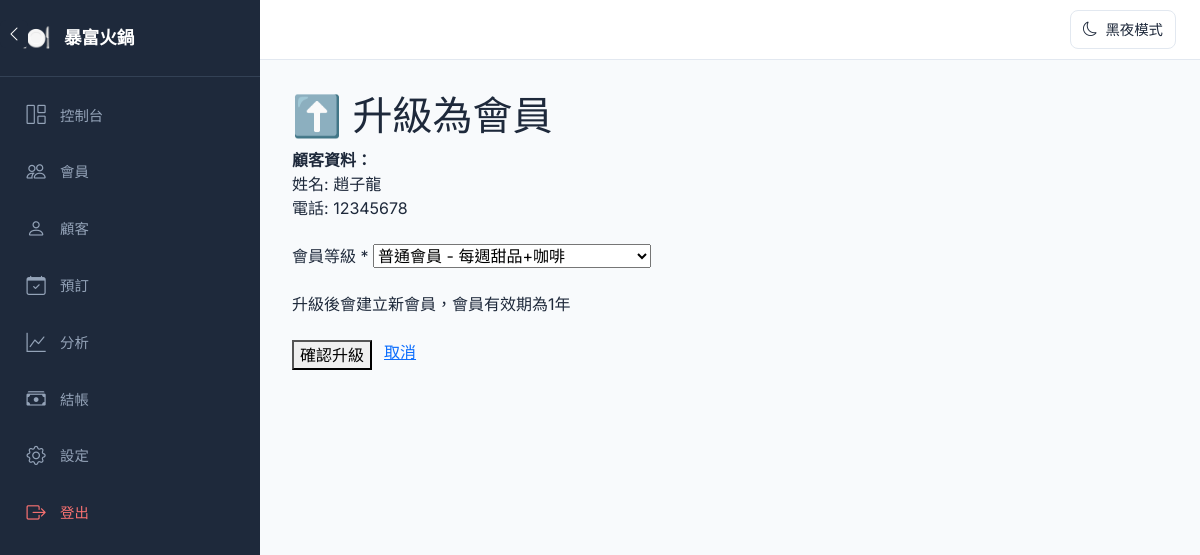
The page /customers/1/upgrade (signed in) on the database as committed earlier.
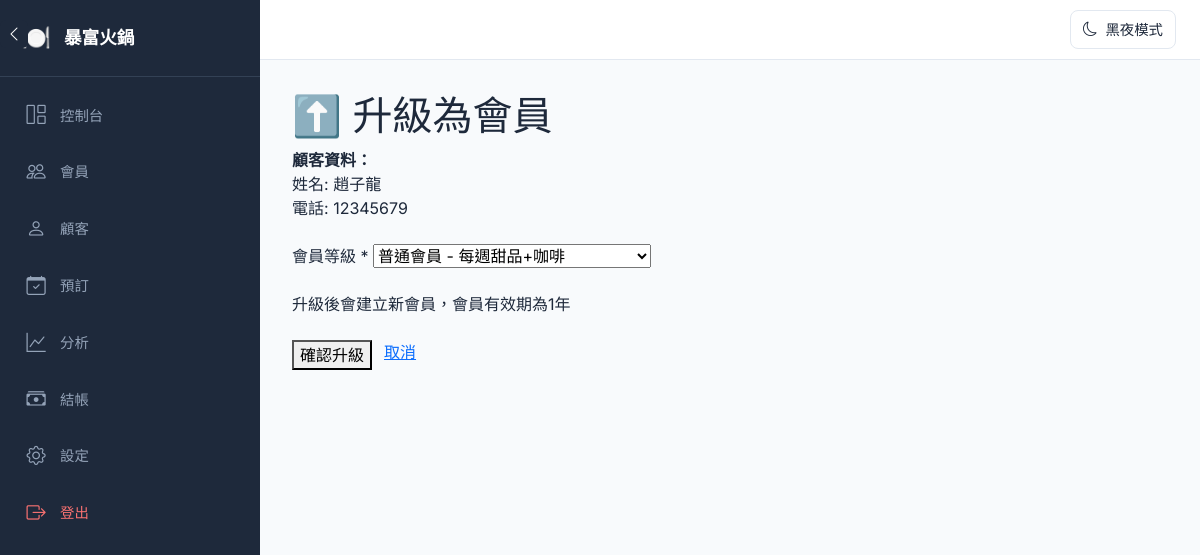
The same page on the database as committed later.
### app.py (models this page shows)
class Customer(Base):
    __tablename__ = 'customers'
    id = Column(Integer, primary_key=True)
    name = Column(String(100), nullable=False)
    phone = Column(String(20), unique=True, nullable=False)
    email = Column(String(100))
    birthday = Column(DateTime)
    tags = Column(String(500))  # 標籤，用逗號分隔
    address = Column(String(200))
    avg_spend = Column(Float, default=0.0)
    preferences = Column(Text)  # e.g. "愛辣、不吃蔥"
    allergies = Column(Text)  # 過敏食物
    notes = Column(Text)  # 額外備註
    visits = Column(Integer, default=0)
    total_spent = Column(Float, default=0)  # 總消費
    points = Column(Integer, default=0)  # 積分 (已停用)
    created_at = Column(DateTime, default=datetime.utcnow)
    updated_at = Column(DateTime, default=datetime.utcnow, onupdate=datetime.utcnow)

### app.py (the view, shortened to what this page needs)
@app.route('/customers/<int:customer_id>/upgrade', methods=['GET', 'POST'])
@login_required
def upgrade_to_member(customer_id):
    db = get_db_session()
    customer = db.query(Customer).get(customer_id)
    if not customer:
        flash('顧客不存在', 'error')
        db.close()
        return redirect(url_for('customers'))
    db.close()
    return render_template('upgrade_to_member.html', customer=customer)

### app.py (called while the page is built)
@app.after_request
def add_header(response):
    response.headers['Cache-Control'] = 'no-cache, no-store, must-revalidate'
    response.headers['Pragma'] = 'no-cache'
    response.headers['Expires'] = '0'
    return response

@app.context_processor
def inject_dark_mode():
    db = get_db_session()
    settings_obj = db.query(Settings).first()
    dark_mode = settings_obj.dark_mode if settings_obj else 0
    restaurant_name = settings_obj.restaurant_name if settings_obj else '我的餐廳'
    db.close()
    return dict(dark_mode=dark_mode, restaurant_name=restaurant_name)

def get_db_session():
    return Session()

def login_required(f):
    @wraps(f)
    def decorated_function(*args, **kwargs):
        if 'employee_id' not in session:
            return redirect(url_for('login'))
        return f(*args, **kwargs)
    return decorated_function

### templates/upgrade_to_member.html (shortened to what this page needs)
{% extends "base.html" %}
{% block content %}
    <div class="cp-header">
        <h1 class="cp-title">⬆️ 升級為會員</h1>
    </div>
    <div class="cp-card" style="max-width: 500px;">
        <div class="cp-alert cp-alert-success mb-4">
            <strong>顧客資料：</strong><br>
            姓名: {{ customer.name }}<br>
            電話: {{ customer.phone }}<br>
        </div>
        <form method="POST">
            <div class="mb-4">
                <label class="cp-form-label">會員等級 *</label>
                <select name="tier" class="cp-form-control" required>
                    <option value="普通會員">普通會員 - 每週甜品+咖啡</option>
                </select>
            </div>
            <div class="cp-alert cp-alert-success mb-4">
                升級後會建立新會員，會員有效期為1年
            </div>
            <div style="display: flex; gap: 0.75rem;">
                <button type="submit" class="cp-btn cp-btn-primary">確認升級</button>
                <a href="{{ url_for('customers') }}" class="cp-btn cp-btn-secondary">取消</a>
            </div>
        </form>
    </div>
{% endblock %}

Rows that differ between the two databases and show on the page:
changed Customer "趙子龍": phone "12345678" → "12345679"
